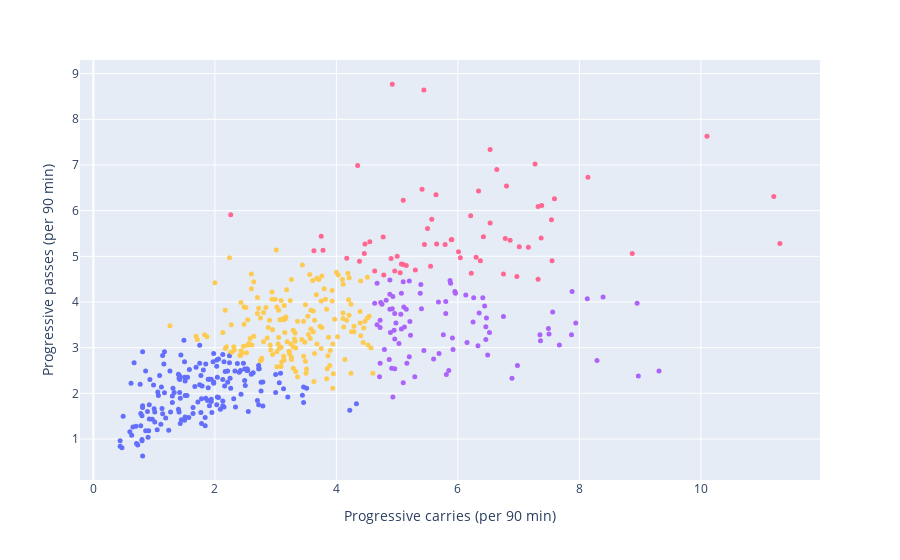

Notebook cell for this chart:
### Code cell
fig = px.scatter(data_frame=defender_all,x='CarProg',y='PasProg',
                color=labels,hover_name='Player',
                hover_data=['Squad','Comp','Nation'],
                color_continuous_scale=px.colors.qualitative.Plotly,
                labels={
                    'CarProg':'Progressive carries (per 90 min)',
                    'PasProg':'Progressive passes (per 90 min)'
                })

fig.update_traces(marker={'size':5})
fig.update(layout_coloraxis_showscale=False)

fig.show()

### Figure 1 — Plotly figure (JSON) as saved in the notebook; plotly's stock layout.template omitted (floating-point values rounded to 4 significant figures; data arrays with more than 128 entries replaced by an {"elided": "..."} marker saying what was removed)
{"data": [{"customdata": {"elided": "498x3 str values"}, "hovertemplate": "<b>%{hovertext}</b><br><br>Progressive carries (per 90 min)=%{x}<br>Progressive passes (per 90 min)=%{y}<br>Squad=%{customdata[0]}<br>Comp=%{customdata[1]}<br>Nation=%{customdata[2]}<br>color=%{marker.color}<extra></extra>", "hovertext": {"elided": "498 str values"}, "legendgroup": "", "marker": {"color": {"elided": "498 int values"}, "coloraxis": "coloraxis", "size": 5, "symbol": "circle"}, "mode": "markers", "name": "", "orientation": "v", "showlegend": false, "type": "scatter", "x": {"elided": "498 float values"}, "xaxis": "x", "y": {"elided": "498 float values"}, "yaxis": "y"}], "layout": {"coloraxis": {"colorbar": {"title": {"text": "color"}}, "colorscale": [[0, "#636EFA"], [0.1111, "#EF553B"], [0.2222, "#00CC96"], [0.3333, "#AB63FA"], [0.4444, "#FFA15A"], [0.5556, "#19D3F3"], [0.6667, "#FF6692"], [0.7778, "#B6E880"], [0.8889, "#FF97FF"], [1, "#FECB52"]], "showscale": false}, "legend": {"tracegroupgap": 0}, "margin": {"t": 60}, "xaxis": {"anchor": "y", "domain": [0, 1], "title": {"text": "Progressive carries (per 90 min)"}}, "yaxis": {"anchor": "x", "domain": [0, 1], "title": {"text": "Progressive passes (per 90 min)"}}}}
